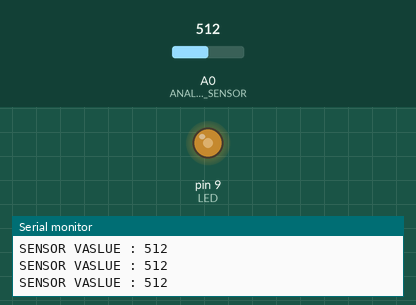
This sketch was run on a simulated Arduino Uno, built with avr-gcc and run on an emulated ATmega328P. On the bench: output pins drawn as LEDs (lit = HIGH), the last lines printed to the serial monitor. The inputs (shaded band) are chosen by the test bench; at power-on: A0 (ANALOG_SENSOR) = 512.

Above: at 1.2 s.
1.3 s: A0 (ANALOG_SENSOR) set to 716
At 2.5 s:
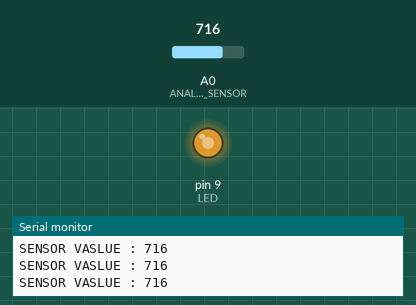
2.8 s: A0 (ANALOG_SENSOR) set to 900
At 3.9 s:
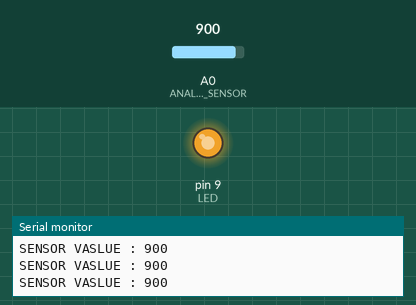
4.3 s: A0 (ANALOG_SENSOR) set to 122
At 5.3 s:
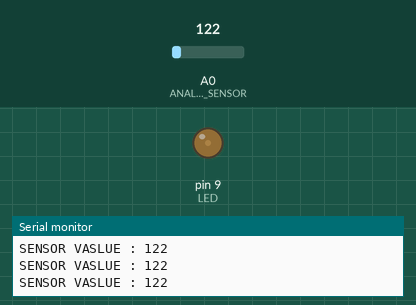
5.8 s: A0 (ANALOG_SENSOR) set to 0
At 6.7 s:
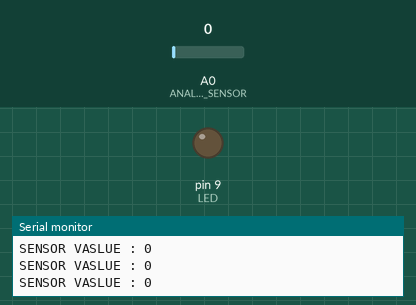
7.3 s: A0 (ANALOG_SENSOR) set to 511
At 8.0 s:
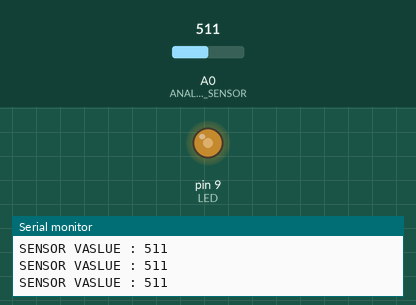
Timing chart, 0 to 9.8 s (numbered marks = the images above; inputs shaded):
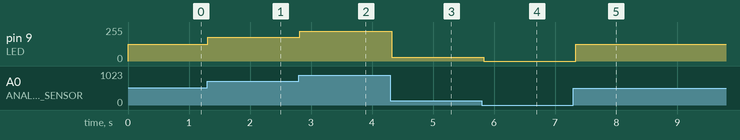

The sketch:

pressSensor.ino
```cpp
int ANALOG_SENSOR = A0;
int LED = 9;

int sensorValue = 0;
float outputValue = 0;

void setup()
{
  Serial.begin(9600);
}

void loop()
{
  sensorValue = analogRead(ANALOG_SENSOR);

  Serial.print("SENSOR VASLUE : ");
  Serial.println(sensorValue);

  outputValue = map(sensorValue, 0, 1023, 0, 255);
  analogWrite(LED, outputValue);

  delay(100);
}
```

Measured:
- after the input at 1.3 s, pin 9 (LED): 127/255 → 178/255 at once
- after the input at 2.8 s, pin 9 (LED): 178/255 → 224/255 at once
- after the input at 4.3 s, pin 9 (LED): 224/255 → 30/255 at once
- after the input at 5.8 s, pin 9 (LED): 30/255 → 0/255 at once
- after the input at 7.3 s, pin 9 (LED): 0/255 → 127/255 at once
